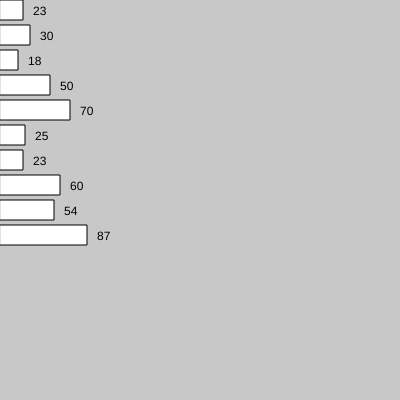
Frame 1 (no input)
Frame 60 (no input): identical to frame 1, image omitted
Frame 120 (the mouse pressed at the canvas centre since frame 60): identical to frame 1, image omitted

The p5.js sketch that drew this single still picture (run headless with seeded random() and noise() and a simulated clock; from frame 60 on, the mouse is pressed at the canvas centre):

// p5.js sketch
// ── sketch.js


let anios = [23,30,18,50,70,25,23,60,54,87]

let tamanioBarra = 20;
let posicionY = 0;
let desplazamiento = 25;
function setup() 
{
	createCanvas(400, 400);
}

function draw()
{
    background(200)

    posicionY = 0;

    for(let i = 0; i <= anios.length -1  ; i++){
        rect(0 , posicionY , anios[i], tamanioBarra)
        text(anios[i],anios[i] +10 , posicionY + 15)
        posicionY += desplazamiento;
    }

    
}
